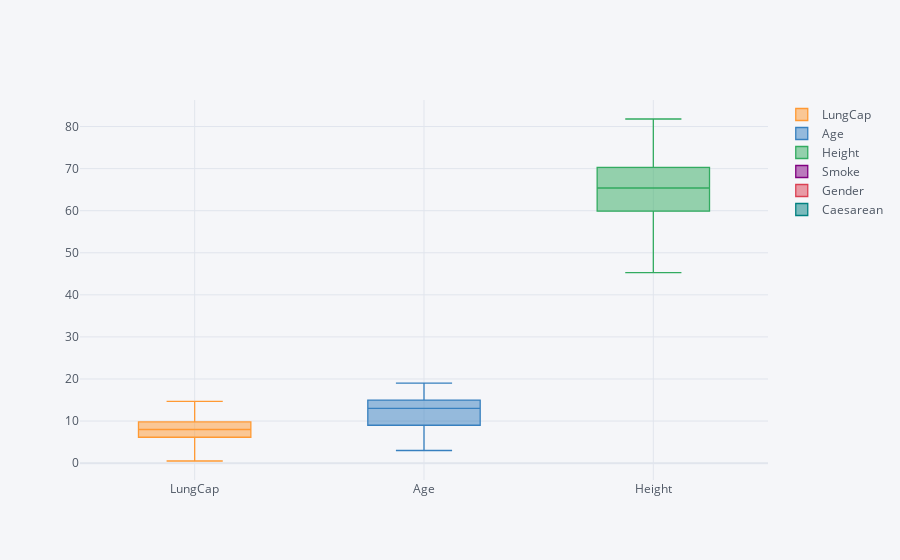

Notebook code for this chart:
### Code cell
lcn.iplot(kind="box")

### Figure 1 — Plotly figure (JSON) as saved in the notebook; plotly's stock layout.template omitted (floating-point values rounded to 4 significant figures; data arrays with more than 128 entries replaced by an {"elided": "..."} marker saying what was removed)
{"data": [{"boxpoints": false, "line": {"width": 1.3}, "marker": {"color": "rgba(255, 153, 51, 1.0)"}, "name": "LungCap", "orientation": "v", "type": "box", "y": {"elided": "725 float values"}}, {"boxpoints": false, "line": {"width": 1.3}, "marker": {"color": "rgba(55, 128, 191, 1.0)"}, "name": "Age", "orientation": "v", "type": "box", "y": {"elided": "725 int values"}}, {"boxpoints": false, "line": {"width": 1.3}, "marker": {"color": "rgba(50, 171, 96, 1.0)"}, "name": "Height", "orientation": "v", "type": "box", "y": {"elided": "725 float values"}}, {"boxpoints": false, "line": {"width": 1.3}, "marker": {"color": "rgba(128, 0, 128, 1.0)"}, "name": "Smoke", "orientation": "v", "type": "box", "y": {"elided": "725 str values"}}, {"boxpoints": false, "line": {"width": 1.3}, "marker": {"color": "rgba(219, 64, 82, 1.0)"}, "name": "Gender", "orientation": "v", "type": "box", "y": {"elided": "725 str values"}}, {"boxpoints": false, "line": {"width": 1.3}, "marker": {"color": "rgba(0, 128, 128, 1.0)"}, "name": "Caesarean", "orientation": "v", "type": "box", "y": {"elided": "725 str values"}}], "layout": {"legend": {"bgcolor": "#F5F6F9", "font": {"color": "#4D5663"}}, "paper_bgcolor": "#F5F6F9", "plot_bgcolor": "#F5F6F9", "title": {"font": {"color": "#4D5663"}}, "xaxis": {"gridcolor": "#E1E5ED", "showgrid": true, "tickfont": {"color": "#4D5663"}, "title": {"font": {"color": "#4D5663"}, "text": ""}, "zerolinecolor": "#E1E5ED"}, "yaxis": {"gridcolor": "#E1E5ED", "showgrid": true, "tickfont": {"color": "#4D5663"}, "title": {"font": {"color": "#4D5663"}, "text": ""}, "zerolinecolor": "#E1E5ED"}}}
